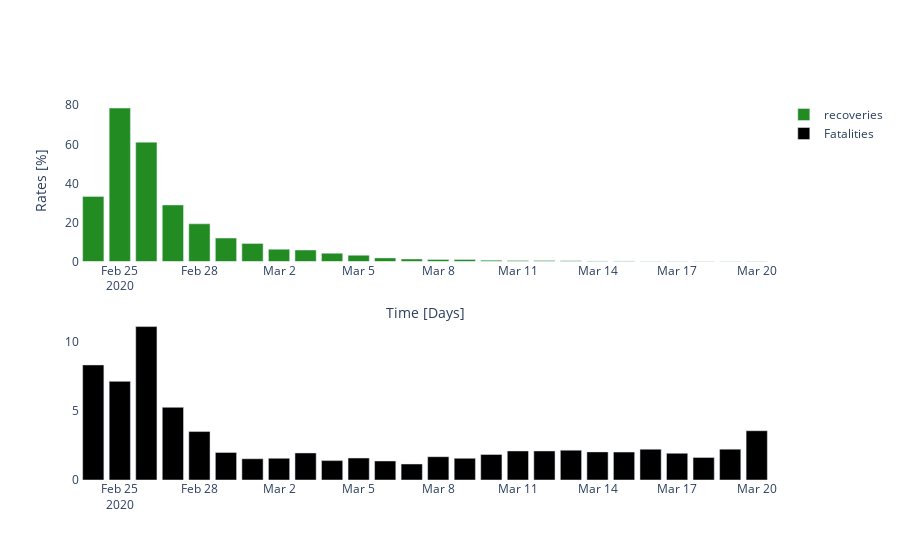

The notebook cell this image was saved under:
### Code cell
# display rates
fig = make_subplots(rows=2, cols=1)

fig.add_bar(
    row=1, col=1,
    x = ctry_cases.index[mask],
    y = rate_recov_d[mask],
    name = 'recoveries',
    marker = dict(color = 'forestgreen')
    )
fig.add_bar(
    row=2, col=1,
    x = ctry_cases.index[mask],
    y = rate_death_d[mask],
    name = 'Fatalities',
    marker = dict(color = 'Black')
)
fig.update_layout(
    xaxis_title = 'Time [Days]',
    yaxis_title = 'Rates [%]',
    plot_bgcolor='white')

### Figure 1 — Plotly figure (JSON) as saved in the notebook; plotly's stock layout.template omitted (floating-point values rounded to 4 significant figures)
{"data": [{"marker": {"color": "forestgreen"}, "name": "recoveries", "type": "bar", "x": ["2020-02-24T00:00:00", "2020-02-25T00:00:00", "2020-02-26T00:00:00", "2020-02-27T00:00:00", "2020-02-28T00:00:00", "2020-02-29T00:00:00", "2020-03-01T00:00:00", "2020-03-02T00:00:00", "2020-03-03T00:00:00", "2020-03-04T00:00:00", "2020-03-05T00:00:00", "2020-03-06T00:00:00", "2020-03-07T00:00:00", "2020-03-08T00:00:00", "2020-03-09T00:00:00", "2020-03-10T00:00:00", "2020-03-11T00:00:00", "2020-03-12T00:00:00", "2020-03-13T00:00:00", "2020-03-14T00:00:00", "2020-03-15T00:00:00", "2020-03-16T00:00:00", "2020-03-17T00:00:00", "2020-03-18T00:00:00", "2020-03-19T00:00:00", "2020-03-20T00:00:00"], "xaxis": "x", "y": [33.33, 78.57, 61.11, 28.95, 19.3, 12, 9.231, 6.283, 5.882, 4.211, 3.183, 1.838, 1.264, 1.066, 0.9926, 0.6726, 0.5261, 0.5261, 0.3278, 0.2685, 0.2667, 0.1809, 0.1568, 0.1327, 0.1104, 0.09515], "yaxis": "y"}, {"marker": {"color": "Black"}, "name": "Fatalities", "type": "bar", "x": ["2020-02-24T00:00:00", "2020-02-25T00:00:00", "2020-02-26T00:00:00", "2020-02-27T00:00:00", "2020-02-28T00:00:00", "2020-02-29T00:00:00", "2020-03-01T00:00:00", "2020-03-02T00:00:00", "2020-03-03T00:00:00", "2020-03-04T00:00:00", "2020-03-05T00:00:00", "2020-03-06T00:00:00", "2020-03-07T00:00:00", "2020-03-08T00:00:00", "2020-03-09T00:00:00", "2020-03-10T00:00:00", "2020-03-11T00:00:00", "2020-03-12T00:00:00", "2020-03-13T00:00:00", "2020-03-14T00:00:00", "2020-03-15T00:00:00", "2020-03-16T00:00:00", "2020-03-17T00:00:00", "2020-03-18T00:00:00", "2020-03-19T00:00:00", "2020-03-20T00:00:00"], "xaxis": "x2", "y": [8.333, 7.143, 11.11, 5.263, 3.509, 2, 1.538, 1.571, 1.961, 1.404, 1.592, 1.378, 1.159, 1.687, 1.572, 1.85, 2.104, 2.104, 2.158, 2.036, 2.023, 2.231, 1.934, 1.637, 2.235, 3.568], "yaxis": "y2"}], "layout": {"autosize": true, "plot_bgcolor": "white", "xaxis": {"anchor": "y", "autorange": true, "domain": [0, 1], "range": ["2020-02-23 12:00", "2020-03-20 12:00"], "title": {"text": "Time [Days]"}, "type": "date"}, "xaxis2": {"anchor": "y2", "autorange": true, "domain": [0, 1], "range": ["2020-02-23 12:00", "2020-03-20 12:00"], "type": "date"}, "yaxis": {"anchor": "x", "autorange": true, "domain": [0.575, 1], "range": [0, 82.71], "title": {"text": "Rates [%]"}, "type": "linear"}, "yaxis2": {"anchor": "x2", "autorange": true, "domain": [0, 0.425], "range": [0, 11.7], "type": "linear"}}}
